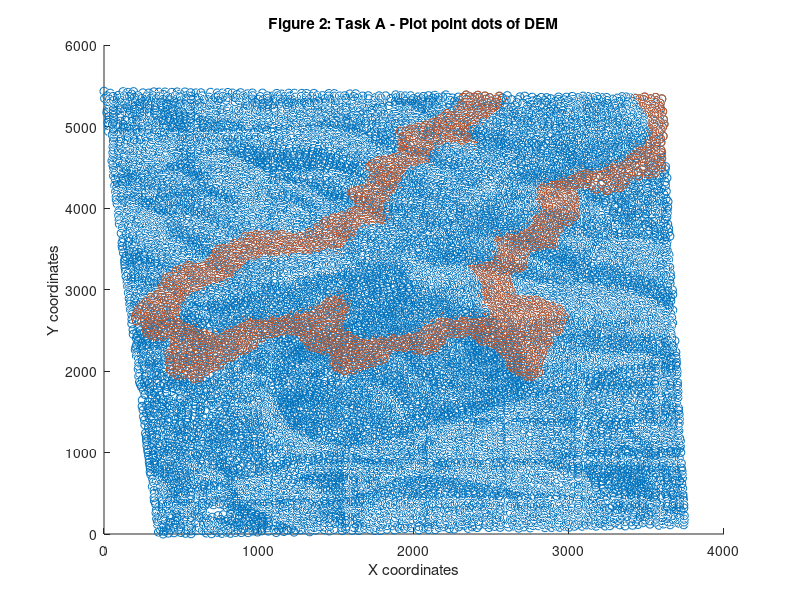
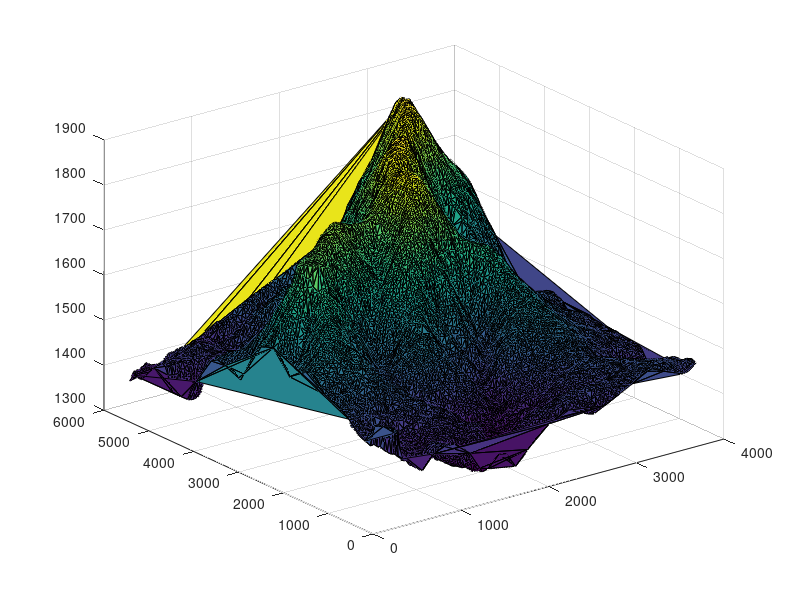
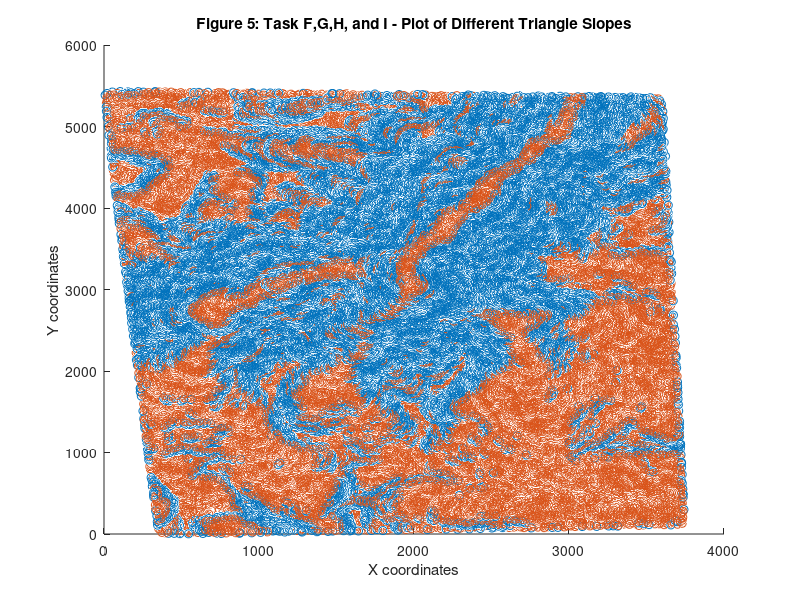

Here is the MATLAB script that generated these plots, in order:
% ENGO 333 - Assignment 2
% George Barnhardt
% 10139132
% December 7, 2014

% Clear Variables
clear all;

% Load in Vectors of Points
Points = importdata('DEM.txt');

% # of points
M = length(Points);

% TASK 1 - Plot all Points
figure(1);
hold on;
zlabel ('Height'); 
ylabel ('Y coordinates'); 
xlabel ('X coordinates'); 
title ('Figure 2: Task A - Plot point dots of DEM');
PointGraph = scatter3(Points(:,1), Points(:,2), Points(:,3), 'b.');

% TASK 2 - Find Points between 1600 - 1700 meters
Slice_Count = 0;
for i=1:M
    if ((Points(i,3) > 1600) && (Points(i,3) < 1700))
        Slice_Count = Slice_Count + 1;
    end
end
Elev_Slice = zeros(Slice_Count,3);
Slice_Index = 1;
for i=1:M
    if ((Points(i,3) > 1600) && (Points(i,3) < 1700))
        Elev_Slice(Slice_Index,:) = Points(i,:);
        Slice_Index = Slice_Index + 1;
    end
end

% TASK 3 - Plot Slice in Different Colour Over Graph
scatter3(Elev_Slice(:,1), Elev_Slice(:,2), Elev_Slice(:,3),'r.');
hold off;

% TASK 4 - Calculate the Delauney Triangulation
del_tri = delaunay(Points(:,1), Points(:,2));

% TASK 5 - Plot Delauney Surface in new Figure
figure(3);
zlabel ('Height'); 
ylabel ('Y coordinates'); 
xlabel ('X coordinates'); 
title ('Figure 3: Task D and E - Delaunay Surface Plot');
trisurf(del_tri, Points(:,1), Points(:,2), Points(:,3));
 
% TASK 6 - Calculate the Mean Point of each Triangle's Vertices
N = length(del_tri);
Mean_Point = zeros(N,3);
for i=1:N
   p1 = del_tri(i,1);
   p2 = del_tri(i,2);
   p3 = del_tri(i,3);
   Mean_Point(i,1) = (Points(p1,1) + Points(p2,1) + Points(p3,1))/3;
   Mean_Point(i,2) = (Points(p1,2) + Points(p2,2) + Points(p3,2))/3;
   Mean_Point(i,3) = (Points(p1,3) + Points(p2,3) + Points(p3,3))/3;
end

% TASK 7 - Calculate the Slope of Each Triangle
tri_slope = zeros(N,1);
for i=1:N 
    p1 = del_tri(i,1);
    p2 = del_tri(i,2);
    p3 = del_tri(i,3);
    
    
    if (Points(p1,3) == max([Points(p1,3), Points(p2,3), Points(p3,3)]))
        if( Points(p2,1) > Points(p3,1))
            V1 = Points(p1, :) - Points(p3, :);
            V2 = Points(p1, :) - Points(p2, :);
        else
            V1 = Points(p1, :) - Points(p2, :);
            V2 = Points(p1, :) - Points(p3, :);
        end
    elseif (Points(p2,3) == max([Points(p1,3), Points(p2,3), Points(p3,3)]))
        if(Points(p1,1) > Points(p3,1))
            V1 = Points(p2, :) - Points(p3, :);
            V2 = Points(p2, :) - Points(p1, :);
        else
            V1 = Points(p2, :) - Points(p1,:);
            V2 = Points(p2, :) - Points(p3,:);
        end
    else
        if(Points(p2,1) > Points(p1,1))
            V1 = Points(p3, :) - Points(p1,:);
            V2 = Points(p3,:) - Points(p2, :);
        else
            V1 = Points(p3, :) - Points(p2, :);
            V2 = Points(p3, :) - Points(p1, :);
        end
    end
            
    
    Norm = cross(V1,V2);
    len_Norm = sqrt(Norm*(Norm.'));
    tri_slope(i) = 90 - asind(abs(dot(Norm, [0,0,1]))/len_Norm);
end

% TASK 8 - Plot Mean points w/ slope > 15 Degrees
h_meanCnt = 0;
for i=1:N
    if tri_slope(i) >= 15
        h_meanCnt = h_meanCnt + 1;
    end
end
h_meanPoints = zeros(h_meanCnt,3);
h_index = 1;
for i=1:N
    if tri_slope(i) >= 15
        h_meanPoints(h_index, :) = Mean_Point(i, :);
        h_index = h_index + 1;
    end
end
figure(4);
hold on;
zlabel ('Height'); 
ylabel ('Y coordinates'); 
xlabel ('X coordinates'); 
title ('Figure 5: Task F,G,H, and I - Plot of Different Triangle Slopes');
scatter3(h_meanPoints(:,1), h_meanPoints(:,2), h_meanPoints(:,3), 'r.');


% TASK 9 - Plot all mean points w/ slope < 15
l_meanCnt = N - h_meanCnt;
l_meanPoints = zeros(l_meanCnt,3);
l_index = 1;
for i=1:N
    if tri_slope(i) < 15
        l_meanPoints(l_index, :) = Mean_Point(i, :);
        l_index = l_index + 1;
    end
end

scatter3(l_meanPoints(:,1), l_meanPoints(:,2), l_meanPoints(:,3), 'g.');
hold off;
